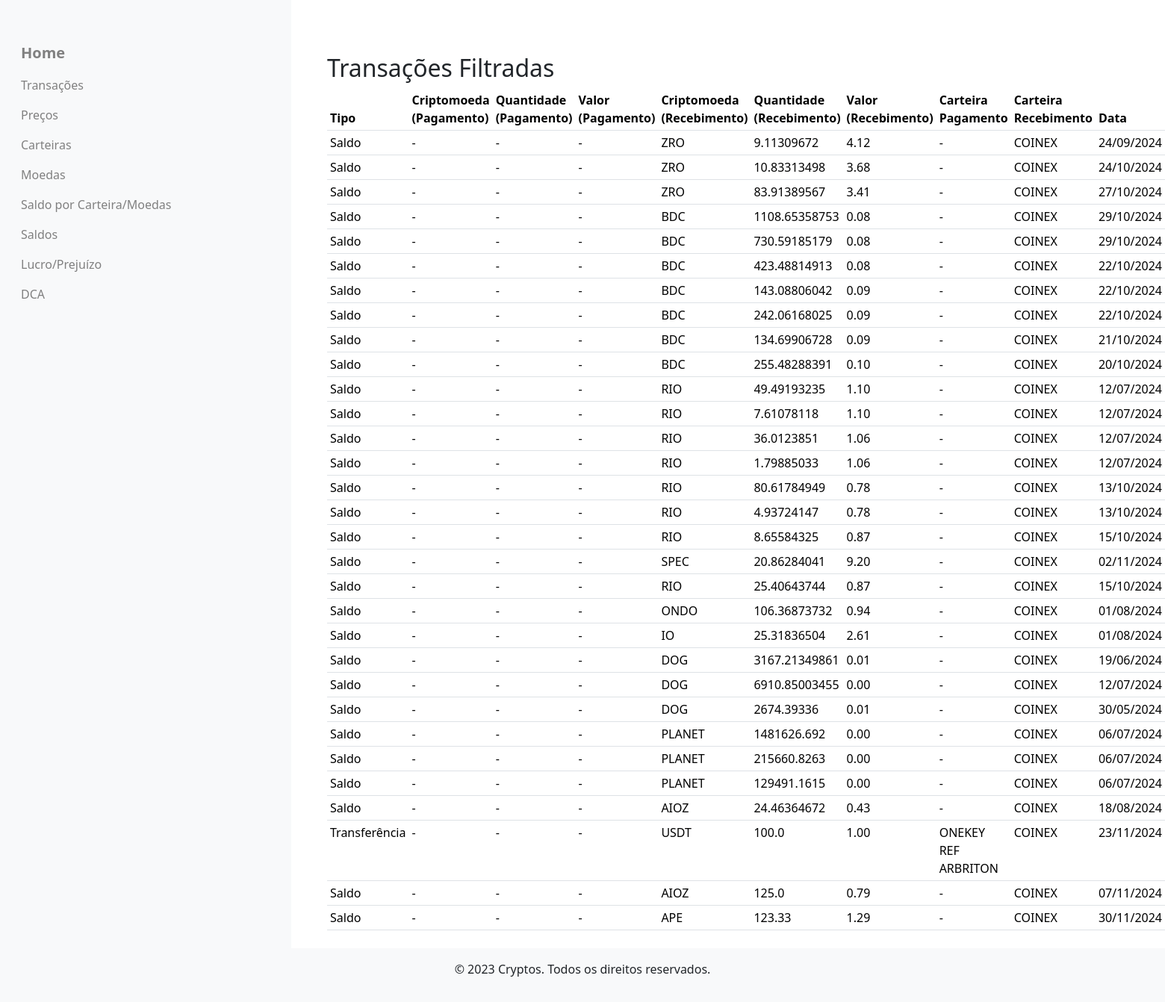
The app's page /filter_results?receiving_wallet_id=1 (signed in) with its own data.
### criptoControl/models.py (models this page shows)
class Transaction(db.Model):
    __tablename__ = 'transactions'
    transactions_id = db.Column(db.Integer, primary_key=True)
    transaction_type = db.Column(db.String, nullable=False)
    transaction_date = db.Column(db.Date, nullable=False, default=datetime.now)
    payment_wallet_id = db.Column(db.Integer, db.ForeignKey('wallets.wallet_id'), nullable=True)
    payment_wallet = db.relationship('Wallet', foreign_keys=[payment_wallet_id], backref='transactions')
    receiving_wallet_id = db.Column(db.Integer, db.ForeignKey('wallets.wallet_id'), nullable=True)
    receiving_wallet = db.relationship('Wallet', foreign_keys=[receiving_wallet_id], backref='received_transactions')
    crypto_payment_id = db.Column(db.Integer, db.ForeignKey('cryptocurrencies.crypto_id'), nullable=True)
    crypto_payment = db.relationship('Cryptocurrency', foreign_keys=[crypto_payment_id])
    crypto_payment_price = db.Column(db.Float, nullable=True)
    crypto_payment_quantity = db.Column(db.Float, nullable=True)
    total_paid = db.Column(db.Float, nullable=True)
    crypto_receive_id = db.Column(db.Integer, db.ForeignKey('cryptocurrencies.crypto_id'), nullable=True)
    crypto_receive = db.relationship('Cryptocurrency', foreign_keys=[crypto_receive_id])  # Corrigido para usar crypto_receive_id
    crypto_receive_price = db.Column(db.Float, nullable=True)
    crypto_receive_quantity = db.Column(db.Float, nullable=True)
    total_received = db.Column(db.Float, nullable=True)
    crypto_fee_id = db.Column(db.Integer, db.ForeignKey('cryptocurrencies.crypto_id'), nullable=True)
    crypto_fee = db.relationship('Cryptocurrency', foreign_keys=[crypto_fee_id])
    crypto_fee_price = db.Column(db.Float, nullable=True)
    crypto_fee_quantity = db.Column(db.Float, nullable=True)
    total_fee = db.Column(db.Float, nullable=True)

class Cryptocurrency(db.Model):
    __tablename__ = 'cryptocurrencies'
    crypto_id = db.Column(db.Integer, primary_key=True)
    crypto_name = db.Column(db.String, unique=True, nullable=False)
    crypto_symbol = db.Column(db.String, unique=True, nullable=False)
    crypto_status = db.Column(db.String(1), nullable=False, default='N')
    balances = db.relationship('WalletBalance', back_populates='cryptocurrency')
    """
    Representa uma criptomoeda no sistema.

    A classe Cryptocurrency mapeia para a tabela 'cryptocurrencies' no banco de dados e contém
    informações sobre as criptomoedas, incluindo nome, símbolo e status. Também define um relacionamento
    com a tabela 'WalletBalance', permitindo acessar os saldos das criptomoedas nas carteiras dos usuários.

    Atributos:
        crypto_id (int): Identificador único da criptomoeda (chave primária).
        crypto_name (str): Nome da criptomoeda (ex: Bitcoin, Ethereum).
        crypto_symbol (str): Símbolo da criptomoeda (ex: BTC, ETH).
        crypto_status (str): Status da criptomoeda ('N' para ativa, 'I' para inativa).
        balances (list): Relacionamento de um para muitos com a tabela 'wallet_balances',
                          representando os saldos da criptomoeda nas carteiras.

    Métodos:
        __repr__(self): Retorna uma representação legível do objeto Cryptocurrency, exibindo o nome e símbolo.
    """

class Wallet(db.Model):
    __tablename__ = 'wallets'  # Corrigido aqui para 'wallets'
    wallet_id = db.Column(db.Integer, primary_key=True)
    wallet_user_id = db.Column(db.Integer, db.ForeignKey('users.user_id'), nullable=False)
    wallet_name = db.Column(db.String, nullable=False)
    wallet_network = db.Column(db.String, nullable=False)
    wallet_status = db.Column(db.String(1), nullable=False, default='N' )
    balances = db.relationship('WalletBalance', back_populates='wallet')

### criptoControl/routes/views_databases.py (the view)
@views_db_bp.route('/filter_results', methods=['GET'])
@login_required
def filter_results():
    transaction_type = request.args.get('transaction_type')
    crypto_payment_id = request.args.get('crypto_payment_id')
    crypto_receive_id = request.args.get('crypto_receive_id')
    payment_wallet_id = request.args.get('payment_wallet_id')
    receiving_wallet_id = request.args.get('receiving_wallet_id')
    transaction_date = request.args.get('transaction_date')
    crypto_fee_id = request.args.get('crypto_fee_id')
    current_user_id = current_user.user_id
    PaymentCrypto = db.aliased(Cryptocurrency, name='payment_crypto')
    ReceiveCrypto = db.aliased(Cryptocurrency, name='receive_crypto')
    FeeCrypto = db.aliased(Cryptocurrency, name='fee_crypto')
    PaymentWallet = db.aliased(Wallet, name='payment_wallet')
    ReceiveWallet = db.aliased(Wallet, name='receive_wallet')
    query = db.session.query(Transaction, PaymentWallet, PaymentCrypto, ReceiveWallet, ReceiveCrypto, FeeCrypto).join(
        PaymentWallet, Transaction.payment_wallet_id == PaymentWallet.wallet_id, isouter=True
    ).join(
        PaymentCrypto, Transaction.crypto_payment_id == PaymentCrypto.crypto_id, isouter=True
    ).join(
        ReceiveWallet, Transaction.receiving_wallet_id == ReceiveWallet.wallet_id, isouter=True
    ).join(
        ReceiveCrypto, Transaction.crypto_receive_id == ReceiveCrypto.crypto_id, isouter=True
    ).join(
        FeeCrypto, Transaction.crypto_fee_id == FeeCrypto.crypto_id, isouter=True
    ).filter(
        (PaymentWallet.wallet_user_id == current_user_id) | (ReceiveWallet.wallet_user_id == current_user_id)
    )
    conditions = []
    if transaction_type:
        conditions.append(Transaction.transaction_type == transaction_type)
    if transaction_date:
        conditions.append(Transaction.transaction_date == transaction_date)
    crypto_conditions = []
    if crypto_payment_id:
        crypto_conditions.append(Transaction.crypto_payment_id == crypto_payment_id)
    if crypto_receive_id:
        crypto_conditions.append(Transaction.crypto_receive_id == crypto_receive_id)
    if crypto_fee_id:
        crypto_conditions.append(Transaction.crypto_fee_id == crypto_fee_id)
    wallet_conditions = []
    if payment_wallet_id:
        wallet_conditions.append(Transaction.payment_wallet_id == payment_wallet_id)
    if receiving_wallet_id:
        wallet_conditions.append(Transaction.receiving_wallet_id == receiving_wallet_id)
    if crypto_conditions:
        conditions.append(or_(*crypto_conditions))
    if wallet_conditions:
        conditions.append(or_(*wallet_conditions))
    if conditions:
        query = query.filter(and_(*conditions))
    transacoes_filtradas = query.all()
    return render_template('views_databases/transacoes_filtradas.html', transacoes=transacoes_filtradas)

### criptoControl/__init__.py (called while the page is built)
@login_manager.user_loader
def load_user(user_id):
    from criptoControl.models import User
    return User.query.get(int(user_id))

### criptoControl/templates/views_databases/transacoes_filtradas.html (shortened to what this page needs)
{% extends 'index.html' %}
{% block body %}
<div class="container m-4">
  <h2>Transações Filtradas</h2>
  <table class="table table-sm mb-2">
    <thead>
      <tr>
        <th>Tipo</th>
        <th>Criptomoeda (Pagamento)</th>
        <th>Quantidade (Pagamento)</th>
        <th>Valor (Pagamento)</th>
        <th>Criptomoeda (Recebimento)</th>
        <th>Quantidade (Recebimento)</th>
        <th>Valor (Recebimento)</th>
        <th>Carteira Pagamento</th>
        <th>Carteira Recebimento</th>
        <th>Data</th>
      </tr>
    </thead>
    <tbody>
      {% for transacao, pagamento_wallet, pagamento_crypto, recebimento_wallet, recebimento_crypto, fee_crypto in transacoes %}
      <tr>
        <td>{{ transacao.transaction_type }}</td>
        <td>{{ pagamento_crypto.crypto_symbol if pagamento_crypto else '-' }}</td>
        <td>{{ transacao.crypto_payment_quantity if transacao.crypto_payment_quantity is not none else '-' }}</td>
        <td>{{ "%.2f" | format(transacao.crypto_payment_price) if transacao.crypto_payment_price is not none else '-' }}</td>
        <td>{{ recebimento_crypto.crypto_symbol if recebimento_crypto else '-' }}</td>
        <td>{{ transacao.crypto_receive_quantity if transacao.crypto_receive_quantity is not none else '-' }}</td>
        <td>{{ "%.2f" | format(transacao.crypto_receive_price) if transacao.crypto_receive_price is not none else '-' }}</td>
        <td>{{ pagamento_wallet.wallet_name if pagamento_wallet else '-' }}</td>
        <td>{{ recebimento_wallet.wallet_name if recebimento_wallet else '-' }}</td>
        <td>{{ transacao.transaction_date.strftime('%d/%m/%Y') if transacao.transaction_date else '-' }}</td>
      </tr>
      {% endfor %}
    </tbody>
  </table>
</div>
{% endblock %}

### records on screen
Transaction: crypto_symbol "-", crypto_payment_price "-", crypto_symbol "ZRO", crypto_receive_price "4.12", wallet_name "-", wallet_name "COINEX"
Transaction: crypto_symbol "-", crypto_payment_price "-", crypto_symbol "ZRO", crypto_receive_price "3.68", wallet_name "-", wallet_name "COINEX"
Transaction: crypto_symbol "-", crypto_payment_price "-", crypto_symbol "ZRO", crypto_receive_price "3.41", wallet_name "-", wallet_name "COINEX"
Transaction: crypto_symbol "-", crypto_payment_price "-", crypto_symbol "BDC", crypto_receive_price "0.08", wallet_name "-", wallet_name "COINEX"
Transaction: crypto_symbol "-", crypto_payment_price "-", crypto_symbol "BDC", crypto_receive_price "0.08", wallet_name "-", wallet_name "COINEX"
Transaction: crypto_symbol "-", crypto_payment_price "-", crypto_symbol "BDC", crypto_receive_price "0.08", wallet_name "-", wallet_name "COINEX"
Transaction: crypto_symbol "-", crypto_payment_price "-", crypto_symbol "BDC", crypto_receive_price "0.09", wallet_name "-", wallet_name "COINEX"
Transaction: crypto_symbol "-", crypto_payment_price "-", crypto_symbol "BDC", crypto_receive_price "0.09", wallet_name "-", wallet_name "COINEX"
Transaction: crypto_symbol "-", crypto_payment_price "-", crypto_symbol "BDC", crypto_receive_price "0.09", wallet_name "-", wallet_name "COINEX"
Transaction: crypto_symbol "-", crypto_payment_price "-", crypto_symbol "BDC", crypto_receive_price "0.10", wallet_name "-", wallet_name "COINEX"
Transaction: crypto_symbol "-", crypto_payment_price "-", crypto_symbol "RIO", crypto_receive_price "1.10", wallet_name "-", wallet_name "COINEX"
Transaction: crypto_symbol "-", crypto_payment_price "-", crypto_symbol "RIO", crypto_receive_price "1.10", wallet_name "-", wallet_name "COINEX"
Transaction: crypto_symbol "-", crypto_payment_price "-", crypto_symbol "RIO", crypto_receive_price "1.06", wallet_name "-", wallet_name "COINEX"
Transaction: crypto_symbol "-", crypto_payment_price "-", crypto_symbol "RIO", crypto_receive_price "1.06", wallet_name "-", wallet_name "COINEX"
Transaction: crypto_symbol "-", crypto_payment_price "-", crypto_symbol "RIO", crypto_receive_price "0.78", wallet_name "-", wallet_name "COINEX"
Transaction: crypto_symbol "-", crypto_payment_price "-", crypto_symbol "RIO", crypto_receive_price "0.78", wallet_name "-", wallet_name "COINEX"
Transaction: crypto_symbol "-", crypto_payment_price "-", crypto_symbol "RIO", crypto_receive_price "0.87", wallet_name "-", wallet_name "COINEX"
Transaction: crypto_symbol "-", crypto_payment_price "-", crypto_symbol "SPEC", crypto_receive_price "9.20", wallet_name "-", wallet_name "COINEX"
Transaction: crypto_symbol "-", crypto_payment_price "-", crypto_symbol "RIO", crypto_receive_price "0.87", wallet_name "-", wallet_name "COINEX"
Transaction: crypto_symbol "-", crypto_payment_price "-", crypto_symbol "ONDO", crypto_receive_price "0.94", wallet_name "-", wallet_name "COINEX"
Transaction: crypto_symbol "-", crypto_payment_price "-", crypto_symbol "IO", crypto_receive_price "2.61", wallet_name "-", wallet_name "COINEX"
Transaction: crypto_symbol "-", crypto_payment_price "-", crypto_symbol "DOG", crypto_receive_price "0.01", wallet_name "-", wallet_name "COINEX"
Transaction: crypto_symbol "-", crypto_payment_price "-", crypto_symbol "DOG", crypto_receive_price "0.00", wallet_name "-", wallet_name "COINEX"
Transaction: crypto_symbol "-", crypto_payment_price "-", crypto_symbol "DOG", crypto_receive_price "0.01", wallet_name "-", wallet_name "COINEX"
Transaction: crypto_symbol "-", crypto_payment_price "-", crypto_symbol "PLANET", crypto_receive_price "0.00", wallet_name "-", wallet_name "COINEX"
Transaction: crypto_symbol "-", crypto_payment_price "-", crypto_symbol "PLANET", crypto_receive_price "0.00", wallet_name "-", wallet_name "COINEX"
Transaction: crypto_symbol "-", crypto_payment_price "-", crypto_symbol "PLANET", crypto_receive_price "0.00", wallet_name "-", wallet_name "COINEX"
Transaction: crypto_symbol "-", crypto_payment_price "-", crypto_symbol "AIOZ", crypto_receive_price "0.43", wallet_name "-", wallet_name "COINEX"
Transaction: crypto_symbol "-", crypto_payment_price "-", crypto_symbol "USDT", crypto_receive_price "1.00", wallet_name "ONEKEY REF ARBRITON", wallet_name "COINEX"
Transaction: crypto_symbol "-", crypto_payment_price "-", crypto_symbol "AIOZ", crypto_receive_price "0.79", wallet_name "-", wallet_name "COINEX"
Transaction: crypto_symbol "-", crypto_payment_price "-", crypto_symbol "APE", crypto_receive_price "1.29", wallet_name "-", wallet_name "COINEX"
